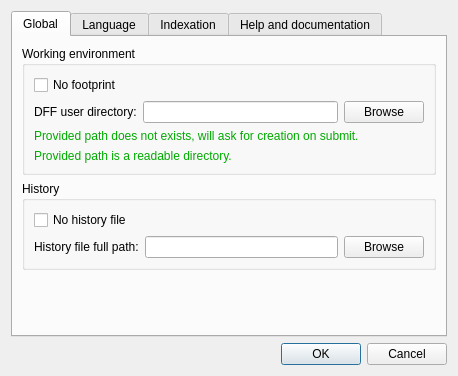
<?xml version="1.0" encoding="UTF-8"?>
<!--
DFF - An Open Source Digital Forensics Framework
Copyright (C) 2009-2013 ArxSys

This program is free software, distributed under the terms of
the GNU General Public License Version 2. See the LICENSE file
at the top of the source tree.

See http://www.digital-forensic.org for more information about this
project. Please do not directly contact any of the maintainers of
DFF for assistance; the project provides a web site, mailing lists
and IRC channels for your use.

Author(s):
Christophe Malinge cma@digital-forensic.org
-->
<ui version="4.0">
 <class>PreferencesDialog</class>
 <widget class="QDialog" name="PreferencesDialog">
  <property name="geometry">
   <rect>
    <x>0</x>
    <y>0</y>
    <width>458</width>
    <height>376</height>
   </rect>
  </property>
  <property name="windowTitle">
   <string>Preferences</string>
  </property>
  <layout class="QGridLayout" name="gridLayout_5">
   <item row="1" column="0">
    <widget class="QDialogButtonBox" name="buttonBox">
     <property name="orientation">
      <enum>Qt::Horizontal</enum>
     </property>
     <property name="standardButtons">
      <set>QDialogButtonBox::Cancel|QDialogButtonBox::Ok</set>
     </property>
    </widget>
   </item>
   <item row="0" column="0">
    <widget class="QTabWidget" name="tabWidget">
     <property name="currentIndex">
      <number>0</number>
     </property>
     <widget class="QWidget" name="GlobalTab">
      <attribute name="title">
       <string>Global</string>
      </attribute>
      <layout class="QVBoxLayout" name="verticalLayout">
       <item>
        <widget class="QGroupBox" name="groupBox_2">
         <property name="title">
          <string>Working environment</string>
         </property>
         <layout class="QVBoxLayout" name="verticalLayout_7">
          <item>
           <layout class="QGridLayout" name="gridLayout_4">
            <item row="0" column="0">
             <widget class="QCheckBox" name="noFootPrintCheckBox">
              <property name="text">
               <string>No footprint</string>
              </property>
             </widget>
            </item>
            <item row="1" column="0">
             <widget class="QLabel" name="workingDirLabel">
              <property name="text">
               <string>DFF user directory:</string>
              </property>
             </widget>
            </item>
            <item row="1" column="1">
             <widget class="QLineEdit" name="workingDirPath"/>
            </item>
            <item row="1" column="2">
             <widget class="QPushButton" name="workingDirBrowse">
              <property name="text">
               <string>Browse</string>
              </property>
             </widget>
            </item>
            <item row="0" column="1">
             <spacer name="horizontalSpacer_4">
              <property name="orientation">
               <enum>Qt::Horizontal</enum>
              </property>
              <property name="sizeHint" stdset="0">
               <size>
                <width>40</width>
                <height>20</height>
               </size>
              </property>
             </spacer>
            </item>
           </layout>
          </item>
          <item>
           <widget class="QLabel" name="workDirWillCreate">
            <property name="palette">
             <palette>
              <active>
               <colorrole role="WindowText">
                <brush brushstyle="SolidPattern">
                 <color alpha="255">
                  <red>0</red>
                  <green>170</green>
                  <blue>0</blue>
                 </color>
                </brush>
               </colorrole>
              </active>
              <inactive>
               <colorrole role="WindowText">
                <brush brushstyle="SolidPattern">
                 <color alpha="255">
                  <red>0</red>
                  <green>170</green>
                  <blue>0</blue>
                 </color>
                </brush>
               </colorrole>
              </inactive>
              <disabled>
               <colorrole role="WindowText">
                <brush brushstyle="SolidPattern">
                 <color alpha="255">
                  <red>106</red>
                  <green>104</green>
                  <blue>100</blue>
                 </color>
                </brush>
               </colorrole>
              </disabled>
             </palette>
            </property>
            <property name="text">
             <string>Provided path does not exists, will ask for creation on submit.</string>
            </property>
            <property name="wordWrap">
             <bool>true</bool>
            </property>
           </widget>
          </item>
          <item>
           <widget class="QLabel" name="workDirOK">
            <property name="palette">
             <palette>
              <active>
               <colorrole role="WindowText">
                <brush brushstyle="SolidPattern">
                 <color alpha="255">
                  <red>0</red>
                  <green>170</green>
                  <blue>0</blue>
                 </color>
                </brush>
               </colorrole>
              </active>
              <inactive>
               <colorrole role="WindowText">
                <brush brushstyle="SolidPattern">
                 <color alpha="255">
                  <red>0</red>
                  <green>170</green>
                  <blue>0</blue>
                 </color>
                </brush>
               </colorrole>
              </inactive>
              <disabled>
               <colorrole role="WindowText">
                <brush brushstyle="SolidPattern">
                 <color alpha="255">
                  <red>106</red>
                  <green>104</green>
                  <blue>100</blue>
                 </color>
                </brush>
               </colorrole>
              </disabled>
             </palette>
            </property>
            <property name="text">
             <string>Provided path is a readable directory.</string>
            </property>
            <property name="wordWrap">
             <bool>true</bool>
            </property>
           </widget>
          </item>
         </layout>
        </widget>
       </item>
       <item>
        <widget class="QGroupBox" name="groupBox">
         <property name="title">
          <string>History</string>
         </property>
         <layout class="QVBoxLayout" name="verticalLayout_6">
          <item>
           <layout class="QGridLayout" name="gridLayout_2">
            <item row="1" column="0">
             <widget class="QLabel" name="historyLabel">
              <property name="text">
               <string>History file full path:</string>
              </property>
             </widget>
            </item>
            <item row="1" column="1">
             <widget class="QLineEdit" name="historyLineEdit"/>
            </item>
            <item row="1" column="2">
             <widget class="QPushButton" name="historyToolButton">
              <property name="text">
               <string>Browse</string>
              </property>
             </widget>
            </item>
            <item row="0" column="0">
             <widget class="QCheckBox" name="noHistoryCheckBox">
              <property name="text">
               <string>No history file</string>
              </property>
             </widget>
            </item>
            <item row="0" column="1">
             <spacer name="horizontalSpacer_2">
              <property name="orientation">
               <enum>Qt::Horizontal</enum>
              </property>
              <property name="sizeHint" stdset="0">
               <size>
                <width>40</width>
                <height>20</height>
               </size>
              </property>
             </spacer>
            </item>
           </layout>
          </item>
         </layout>
        </widget>
       </item>
       <item>
        <spacer name="verticalSpacer_2">
         <property name="orientation">
          <enum>Qt::Vertical</enum>
         </property>
         <property name="sizeHint" stdset="0">
          <size>
           <width>20</width>
           <height>40</height>
          </size>
         </property>
        </spacer>
       </item>
      </layout>
     </widget>
     <widget class="QWidget" name="LangTab">
      <property name="sizePolicy">
       <sizepolicy hsizetype="Preferred" vsizetype="Preferred">
        <horstretch>0</horstretch>
        <verstretch>0</verstretch>
       </sizepolicy>
      </property>
      <attribute name="title">
       <string>Language</string>
      </attribute>
      <layout class="QVBoxLayout" name="verticalLayout_3">
       <item>
        <widget class="QGroupBox" name="groupBox_3">
         <property name="title">
          <string>Interface language</string>
         </property>
         <layout class="QVBoxLayout" name="verticalLayout_2">
          <item>
           <layout class="QGridLayout" name="gridLayout">
            <item row="0" column="0">
             <widget class="QLabel" name="label">
              <property name="text">
               <string>Use interface language:</string>
              </property>
             </widget>
            </item>
            <item row="0" column="2">
             <widget class="QComboBox" name="langComboBox"/>
            </item>
            <item row="1" column="0">
             <spacer name="horizontalSpacer">
              <property name="orientation">
               <enum>Qt::Horizontal</enum>
              </property>
              <property name="sizeHint" stdset="0">
               <size>
                <width>40</width>
                <height>20</height>
               </size>
              </property>
             </spacer>
            </item>
           </layout>
          </item>
         </layout>
        </widget>
       </item>
       <item>
        <spacer name="verticalSpacer">
         <property name="orientation">
          <enum>Qt::Vertical</enum>
         </property>
         <property name="sizeHint" stdset="0">
          <size>
           <width>20</width>
           <height>40</height>
          </size>
         </property>
        </spacer>
       </item>
      </layout>
     </widget>
     <widget class="QWidget" name="indexTab">
      <property name="toolTip">
       <string/>
      </property>
      <attribute name="title">
       <string>Indexation</string>
      </attribute>
      <layout class="QVBoxLayout" name="verticalLayout_5">
       <item>
        <layout class="QHBoxLayout" name="horizontalLayout">
         <item>
          <widget class="QLabel" name="label_4">
           <property name="sizePolicy">
            <sizepolicy hsizetype="Maximum" vsizetype="Maximum">
             <horstretch>0</horstretch>
             <verstretch>0</verstretch>
            </sizepolicy>
           </property>
           <property name="text">
            <string/>
           </property>
           <property name="pixmap">
            <pixmap resource="gui.qrc">:/index_search_64x64.png</pixmap>
           </property>
           <property name="scaledContents">
            <bool>false</bool>
           </property>
          </widget>
         </item>
         <item>
          <widget class="QLabel" name="label_5">
           <property name="sizePolicy">
            <sizepolicy hsizetype="MinimumExpanding" vsizetype="MinimumExpanding">
             <horstretch>0</horstretch>
             <verstretch>0</verstretch>
            </sizepolicy>
           </property>
           <property name="text">
            <string>Please select in which directory you want to save indexes' files. If those directories do not exist they will be created when the changes are applied.</string>
           </property>
           <property name="alignment">
            <set>Qt::AlignLeading|Qt::AlignLeft|Qt::AlignTop</set>
           </property>
           <property name="wordWrap">
            <bool>true</bool>
           </property>
          </widget>
         </item>
        </layout>
       </item>
       <item>
        <widget class="QGroupBox" name="groupBox_4">
         <property name="title">
          <string>Index files location</string>
         </property>
         <layout class="QVBoxLayout" name="verticalLayout_4">
          <item>
           <layout class="QGridLayout" name="gridLayout_3">
            <item row="0" column="0">
             <widget class="QLabel" name="label_2">
              <property name="text">
               <string>Root index</string>
              </property>
             </widget>
            </item>
            <item row="0" column="1">
             <widget class="QLineEdit" name="root_index_line"/>
            </item>
            <item row="0" column="2">
             <widget class="QPushButton" name="root_index_button">
              <property name="text">
               <string>Browse</string>
              </property>
             </widget>
            </item>
            <item row="1" column="0">
             <widget class="QLabel" name="label_3">
              <property name="text">
               <string>Index name</string>
              </property>
             </widget>
            </item>
            <item row="1" column="1">
             <widget class="QLineEdit" name="index_name_line"/>
            </item>
            <item row="1" column="2">
             <widget class="QPushButton" name="index_name_button">
              <property name="text">
               <string>Browse</string>
              </property>
             </widget>
            </item>
           </layout>
          </item>
          <item>
           <widget class="QLabel" name="indexDirWillCreate">
            <property name="palette">
             <palette>
              <active>
               <colorrole role="WindowText">
                <brush brushstyle="SolidPattern">
                 <color alpha="255">
                  <red>0</red>
                  <green>170</green>
                  <blue>0</blue>
                 </color>
                </brush>
               </colorrole>
              </active>
              <inactive>
               <colorrole role="WindowText">
                <brush brushstyle="SolidPattern">
                 <color alpha="255">
                  <red>0</red>
                  <green>170</green>
                  <blue>0</blue>
                 </color>
                </brush>
               </colorrole>
              </inactive>
              <disabled>
               <colorrole role="WindowText">
                <brush brushstyle="SolidPattern">
                 <color alpha="255">
                  <red>106</red>
                  <green>104</green>
                  <blue>100</blue>
                 </color>
                </brush>
               </colorrole>
              </disabled>
             </palette>
            </property>
            <property name="text">
             <string>Provided path does not exists, will ask for creation on submit.</string>
            </property>
           </widget>
          </item>
          <item>
           <widget class="QLabel" name="indexDirOK">
            <property name="palette">
             <palette>
              <active>
               <colorrole role="WindowText">
                <brush brushstyle="SolidPattern">
                 <color alpha="255">
                  <red>0</red>
                  <green>170</green>
                  <blue>0</blue>
                 </color>
                </brush>
               </colorrole>
              </active>
              <inactive>
               <colorrole role="WindowText">
                <brush brushstyle="SolidPattern">
                 <color alpha="255">
                  <red>0</red>
                  <green>170</green>
                  <blue>0</blue>
                 </color>
                </brush>
               </colorrole>
              </inactive>
              <disabled>
               <colorrole role="WindowText">
                <brush brushstyle="SolidPattern">
                 <color alpha="255">
                  <red>106</red>
                  <green>104</green>
                  <blue>100</blue>
                 </color>
                </brush>
               </colorrole>
              </disabled>
             </palette>
            </property>
            <property name="text">
             <string>Provided path is a readable directory.</string>
            </property>
           </widget>
          </item>
         </layout>
        </widget>
       </item>
       <item>
        <spacer name="verticalSpacer_3">
         <property name="orientation">
          <enum>Qt::Vertical</enum>
         </property>
         <property name="sizeHint" stdset="0">
          <size>
           <width>20</width>
           <height>40</height>
          </size>
         </property>
        </spacer>
       </item>
      </layout>
     </widget>
     <widget class="QWidget" name="docTab">
      <attribute name="title">
       <string>Help and documentation</string>
      </attribute>
      <layout class="QVBoxLayout" name="verticalLayout_8">
       <item>
        <widget class="QGroupBox" name="groupBox_5">
         <property name="title">
          <string>Help and documentation settings</string>
         </property>
         <layout class="QVBoxLayout" name="verticalLayout_9">
          <item>
           <widget class="QLabel" name="docAndHelpFullPathLabel">
            <property name="text">
             <string>Full path of the help and documentation file:</string>
            </property>
           </widget>
          </item>
          <item>
           <layout class="QHBoxLayout" name="horizontalLayout_2">
            <item>
             <widget class="QLineEdit" name="docAndHelpFullPath"/>
            </item>
            <item>
             <widget class="QPushButton" name="docAndHelpBrowse">
              <property name="text">
               <string>Browse</string>
              </property>
             </widget>
            </item>
           </layout>
          </item>
          <item>
           <widget class="QLabel" name="label_6">
            <property name="font">
             <font>
              <italic>true</italic>
             </font>
            </property>
            <property name="text">
             <string>Please provide an help.qhc file along with an help.qch file at same directory level.</string>
            </property>
            <property name="wordWrap">
             <bool>true</bool>
            </property>
           </widget>
          </item>
          <item>
           <widget class="QLabel" name="helpNOK">
            <property name="palette">
             <palette>
              <active>
               <colorrole role="WindowText">
                <brush brushstyle="SolidPattern">
                 <color alpha="255">
                  <red>255</red>
                  <green>0</green>
                  <blue>0</blue>
                 </color>
                </brush>
               </colorrole>
              </active>
              <inactive>
               <colorrole role="WindowText">
                <brush brushstyle="SolidPattern">
                 <color alpha="255">
                  <red>255</red>
                  <green>0</green>
                  <blue>0</blue>
                 </color>
                </brush>
               </colorrole>
              </inactive>
              <disabled>
               <colorrole role="WindowText">
                <brush brushstyle="SolidPattern">
                 <color alpha="255">
                  <red>106</red>
                  <green>104</green>
                  <blue>100</blue>
                 </color>
                </brush>
               </colorrole>
              </disabled>
             </palette>
            </property>
            <property name="text">
             <string>Provided path is not a readable file.</string>
            </property>
            <property name="wordWrap">
             <bool>true</bool>
            </property>
           </widget>
          </item>
          <item>
           <widget class="QLabel" name="helpOK">
            <property name="palette">
             <palette>
              <active>
               <colorrole role="WindowText">
                <brush brushstyle="SolidPattern">
                 <color alpha="255">
                  <red>0</red>
                  <green>170</green>
                  <blue>0</blue>
                 </color>
                </brush>
               </colorrole>
              </active>
              <inactive>
               <colorrole role="WindowText">
                <brush brushstyle="SolidPattern">
                 <color alpha="255">
                  <red>0</red>
                  <green>170</green>
                  <blue>0</blue>
                 </color>
                </brush>
               </colorrole>
              </inactive>
              <disabled>
               <colorrole role="WindowText">
                <brush brushstyle="SolidPattern">
                 <color alpha="255">
                  <red>106</red>
                  <green>104</green>
                  <blue>100</blue>
                 </color>
                </brush>
               </colorrole>
              </disabled>
             </palette>
            </property>
            <property name="font">
             <font>
              <weight>50</weight>
              <italic>false</italic>
              <bold>false</bold>
             </font>
            </property>
            <property name="text">
             <string>Provided path is a readable file.</string>
            </property>
            <property name="wordWrap">
             <bool>true</bool>
            </property>
           </widget>
          </item>
          <item>
           <spacer name="verticalSpacer_4">
            <property name="orientation">
             <enum>Qt::Vertical</enum>
            </property>
            <property name="sizeHint" stdset="0">
             <size>
              <width>20</width>
              <height>40</height>
             </size>
            </property>
           </spacer>
          </item>
         </layout>
        </widget>
       </item>
      </layout>
     </widget>
    </widget>
   </item>
  </layout>
 </widget>
 <resources>
  <include location="gui.qrc"/>
 </resources>
 <connections/>
</ui>
